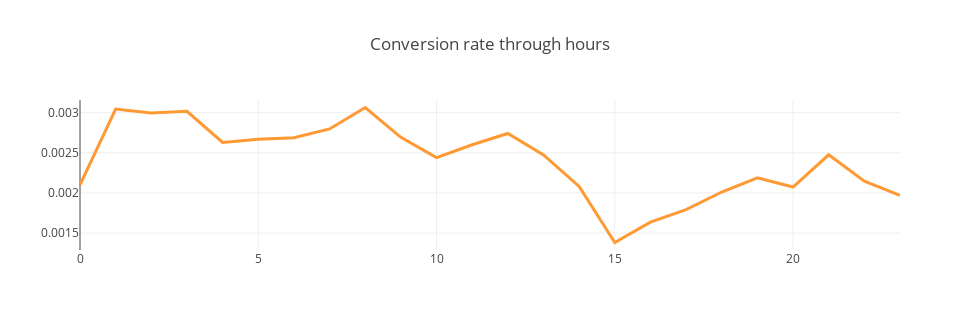

This figure's notebook cell:
### Code cell
conv_rates = subtrain.groupby(['hour'])['is_attributed'].mean()
layout = cf.Layout(height=330, width=980, title='Conversion rate through hours')
pd.DataFrame(conv_rates)['is_attributed'].iplot(kind='scatter',
                                                width=3,
                                                layout=layout)

### Figure 1 — Plotly figure (JSON) as saved in the notebook; plotly's stock layout.template omitted (floating-point values rounded to 4 significant figures)
{"data": [{"line": {"color": "rgba(255, 153, 51, 1.0)", "dash": "solid", "width": 3}, "mode": "lines", "name": "is_attributed", "text": "", "type": "scatter", "x": ["00", "01", "02", "03", "04", "05", "06", "07", "08", "09", "10", "11", "12", "13", "14", "15", "16", "17", "18", "19", "20", "21", "22", "23"], "y": [0.002101, 0.003045, 0.002995, 0.003017, 0.002629, 0.002669, 0.002687, 0.002797, 0.003065, 0.002694, 0.00244, 0.002601, 0.002741, 0.002474, 0.002082, 0.001383, 0.001637, 0.001792, 0.002012, 0.002189, 0.002074, 0.002475, 0.002147, 0.00197]}], "layout": {"height": 330, "title": "Conversion rate through hours", "width": 980}}
